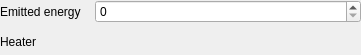
<?xml version="1.0" encoding="UTF-8"?>
<ui version="4.0">
 <class>HeatingActionWidget</class>
 <widget class="QWidget" name="HeatingActionWidget">
  <property name="geometry">
   <rect>
    <x>0</x>
    <y>0</y>
    <width>361</width>
    <height>55</height>
   </rect>
  </property>
  <property name="windowTitle">
   <string>Form</string>
  </property>
  <property name="locale">
   <locale language="English" country="UnitedStates"/>
  </property>
  <layout class="QVBoxLayout" name="verticalLayout">
   <property name="leftMargin">
    <number>0</number>
   </property>
   <property name="topMargin">
    <number>0</number>
   </property>
   <property name="rightMargin">
    <number>0</number>
   </property>
   <property name="bottomMargin">
    <number>0</number>
   </property>
   <item>
    <layout class="QHBoxLayout" name="energyLayout">
     <item>
      <widget class="QLabel" name="energyLabel">
       <property name="sizePolicy">
        <sizepolicy hsizetype="Preferred" vsizetype="Preferred">
         <horstretch>1</horstretch>
         <verstretch>0</verstretch>
        </sizepolicy>
       </property>
       <property name="text">
        <string>Emitted energy</string>
       </property>
       <property name="wordWrap">
        <bool>true</bool>
       </property>
      </widget>
     </item>
     <item>
      <widget class="QDoubleSpinBox" name="energySpin">
       <property name="sizePolicy">
        <sizepolicy hsizetype="Minimum" vsizetype="Fixed">
         <horstretch>3</horstretch>
         <verstretch>0</verstretch>
        </sizepolicy>
       </property>
       <property name="decimals">
        <number>0</number>
       </property>
       <property name="maximum">
        <double>10000000.000000000000000</double>
       </property>
       <property name="singleStep">
        <double>1000.000000000000000</double>
       </property>
      </widget>
     </item>
    </layout>
   </item>
   <item>
    <layout class="QHBoxLayout" name="targetLayout">
     <item>
      <widget class="QLabel" name="targetLabel">
       <property name="sizePolicy">
        <sizepolicy hsizetype="Preferred" vsizetype="Preferred">
         <horstretch>1</horstretch>
         <verstretch>0</verstretch>
        </sizepolicy>
       </property>
       <property name="text">
        <string>Heater</string>
       </property>
      </widget>
     </item>
    </layout>
   </item>
  </layout>
 </widget>
 <resources/>
 <connections/>
</ui>
